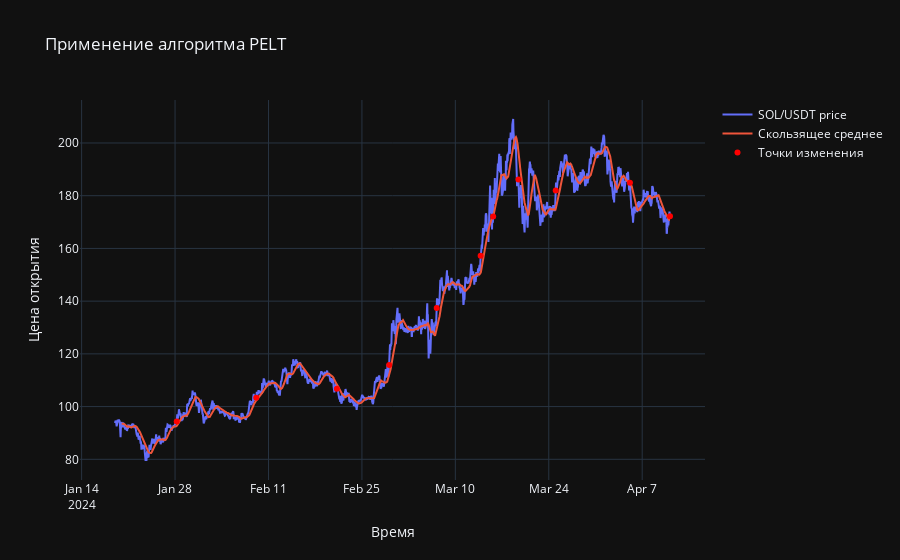

The cell this chart's notebook holds for it:
### Code cell
trace0 = go.Scatter(
    x=solusdt_data['open_time'],
    y=solusdt_data['open_price'],
    mode='lines',
    name='SOL/USDT price'
)

trace1 = go.Scatter(
    x=solusdt_data['open_time'],
    y=solusdt_data['rolling_mean'],
    mode='lines',
    name='Скользящее среднее'
)

trace2 = go.Scatter(
    x=solusdt_data['open_time'],
    y=solusdt_data['trend_points'],
    mode='markers',
    name='Точки изменения',
    marker=dict(color='red')
)

fig = go.Figure(data=[trace0, trace1, trace2])

fig.update_layout(
    title='Применение алгоритма PELT',
    xaxis_title='Время',
    yaxis_title='Цена открытия'
)

# Отображение графика
fig.show()

### Figure 1 — Plotly figure (JSON) as saved in the notebook; plotly's stock layout.template omitted (floating-point values rounded to 4 significant figures; data arrays with more than 128 entries replaced by an {"elided": "..."} marker saying what was removed)
{"data": [{"mode": "lines", "name": "SOL/USDT price", "type": "scatter", "x": {"elided": "1997 str values"}, "y": {"elided": "1997 float values"}}, {"mode": "lines", "name": "Скользящее среднее", "type": "scatter", "x": {"elided": "1997 str values"}, "y": {"elided": "1997 float values"}}, {"marker": {"color": "red"}, "mode": "markers", "name": "Точки изменения", "type": "scatter", "x": {"elided": "1997 str values"}, "y": {"elided": "1997 float values"}}], "layout": {"title": {"text": "Применение алгоритма PELT"}, "xaxis": {"title": {"text": "Время"}}, "yaxis": {"title": {"text": "Цена открытия"}}}}
